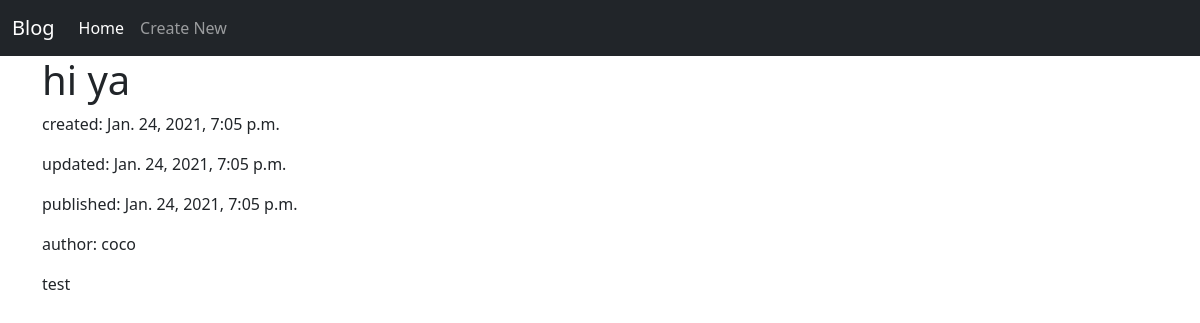
The page /post/10/ on the database its author committed.
### blog/models.py (models this page shows, shortened)
class Post(models.Model):
    author = models.ForeignKey('auth.User', on_delete=models.CASCADE)
    title = models.CharField(max_length=100)
    content = models.TextField()
    created_at = models.DateTimeField(auto_now_add=True)
    updated_at = models.DateTimeField(auto_now=True)
    published_at = models.DateTimeField(blank = True, null = True)

### blog/views.py (the view)
# urls.py: path('post/<int:id>/', views.post_detail, name='post_detail'),
def post_detail(request, id):
    post = get_object_or_404(Post, id=id)
    return render(request, 'blog/post_detail.html', {'post': post})

### blog/templates/blog/post_detail.html
{% extends 'blog/layout.html' %}
{% load bootstrap %}
{% load static %}
{% block content %}
    <h1>
      {{ post.title }}
    </h1>
    <p>created: {{ post.created_at }}</p>
    <p>updated: {{ post.updated_at }}</p>
    <p>published: {{ post.published_at }}</p>
    <p>author: {{ post.author.username }}</p>
    <p>{{ post.content | linebreaksbr }}</p>
  </body>
  {% endblock %}

### rows shown on the page
Post: title "hi ya", created_at "Jan. 24, 2021, 7:05 p.m.", updated_at "Jan. 24, 2021, 7:05 p.m.", published_at "Jan. 24, 2021, 7:05 p.m.", author.username "coco", content "test"
